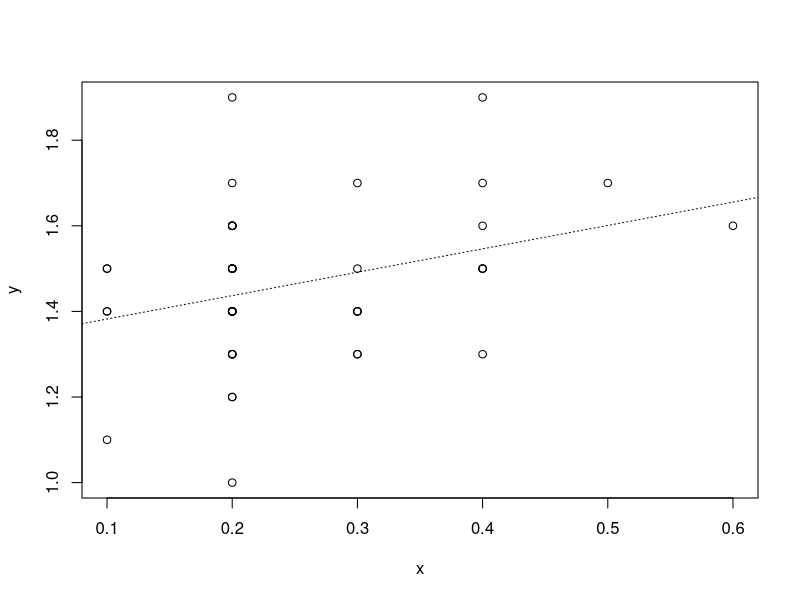

This figure's R source:
rm(list=ls())
###-----------------------------------------------------------------------------
### 1.descriptive statistics
###-----------------------------------------------------------------------------

data(iris)
colnames(iris)
head(iris)
summary(iris)

se_L <- iris$Sepal.Length
mean(se_L)
median(se_L)

sd(se_L)
var(se_L)

quantile(se_L)
quantile(se_L, 3/4)

max(se_L)
min(se_L)

y <- iris[iris$Species == 'setosa',]$Petal.Length
x <- iris[iris$Species == 'setosa',]$Petal.Width
plot(x, y)

m1 = lm(formula=y~x, data=iris)
abline(m1, lty="dotted")
summary(m1)
